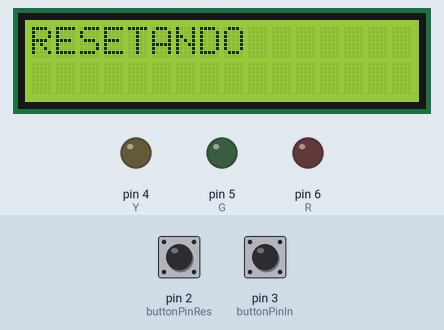
Recording of a sketch running on a simulated Arduino Uno, built with avr-gcc and run on an emulated ATmega328P. On the bench: 16×2 character LCD, output pins drawn as LEDs (lit = HIGH). Inputs (shaded band) come from the test bench; at power-on: pin 3 (buttonPinIn) HIGH, pin 2 (buttonPinRes) HIGH. What the sketch prints to the serial monitor is not drawn.

Above: at 0.1 s.
1.3 s: pin 3 (buttonPinIn) pulled LOW for 3.2 s
7.6 s: pin 2 (buttonPinRes) pulled LOW for 0.9 s
At 10.4 s:
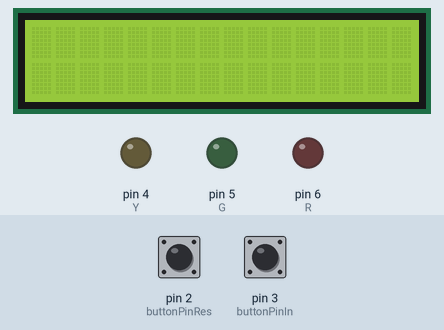
At 11.8 s:
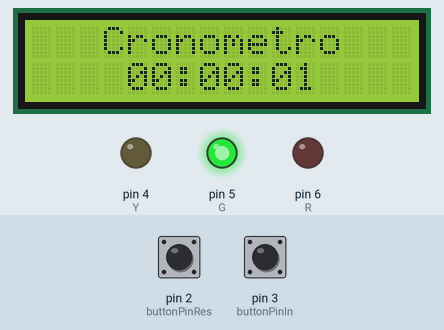
Timing chart, 0 to 26.3 s (numbered marks = the images above; inputs shaded):
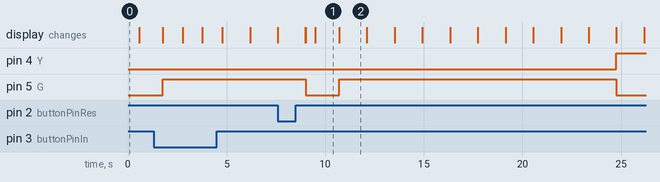

Measured:
- after the input at 7.6 s, pin 4 (Y): LOW → HIGH after 17.2 s instead of 7.0 s; pin 5 (G): HIGH → LOW after 1.4 s instead of 7.0 s; the display: first differs from a run without the input after 1.4 s (image 1 shows a later state)
- what the display in image 1 shows lasts 1.2 s, from 9.5 s to 10.7 s

The sketch:

AB2_new.ino
```cpp
#include <LiquidCrystal.h>

// Inicializa o LCD com os pinos RS, RW, Enable e D4-D7
LiquidCrystal lcd(12, 11, 10, 9, 8, 7);  // rs, enable, d1, d2, d3, d4
int estadoButtonIn;
int estadoButtonRes;
int buttonPinIn = 3;
int buttonPinRes = 2;
int ultimoEstadoButtonRes = LOW; // Armazena o último estado do botão

int Y = 4;
int G = 5;
int R = 6;


bool parado = true; // Indica se o contador está parado
bool rodando = false;

int horas = 0;
int minutos = 0;
int segundos = 0;

void setup() {
  Serial.begin(9600);
  lcd.begin(16, 2);  // Inicializa o LCD com 16 colunas e 2 linhas
  pinMode(buttonPinIn, INPUT);
  pinMode(buttonPinRes, INPUT);
  pinMode(G,OUTPUT);
  pinMode(Y,OUTPUT);
  pinMode(R,OUTPUT);
  if (minutos > 1){
    digitalWrite(Y, HIGH);
  }
}

void loop() {
  estadoButtonIn = digitalRead(buttonPinIn);
  estadoButtonRes = digitalRead(buttonPinRes);

  Serial.print(estadoButtonRes);
  Serial.print(estadoButtonIn);

  // Leitura do botão de reinício
  if (estadoButtonRes == HIGH && ultimoEstadoButtonRes == LOW) {
    // Reinicia o cronômetro
    lcd.clear();
    lcd.print("RESETANDO");
    horas = 0;
    minutos = 0;
    segundos = 0;

    digitalWrite(Y, LOW);
    digitalWrite(G, LOW);
    digitalWrite(R, LOW);
    delay(500);
    lcd.clear();
    parado = true;
    rodando = false;

  }
  ultimoEstadoButtonRes = estadoButtonRes; // Atualiza o último estado do botão

  // Alterna entre iniciar e parar
  if (estadoButtonIn == HIGH) {

    if (rodando == false){
    rodando = true;
    parado = false;
    } else if (rodando == true){
      rodando = false;
      parado = true;
    }
    delay(200);  // Atraso para evitar múltiplas leituras do botão
  }

  // Se o cronômetro não estiver parado, incrementa o tempo
  if (rodando) {
    delay(1000);  // Atraso de 1 segundo
    segundos++;

    // Atualiza minutos e horas se necessário
    if (segundos >= 60) {
      segundos = 0;
      minutos++;
    }
    if (minutos >= 60) {
      minutos = 0;
      horas++;
    }
  }

  if (segundos <= 10 && segundos > 0){
    digitalWrite(G, HIGH);
    digitalWrite(Y, LOW);
    digitalWrite(R, LOW);
  }else if (segundos > 10 && segundos < 20){
    digitalWrite(G, LOW);
    digitalWrite(Y, HIGH);
    digitalWrite(R, LOW);
  }else if(segundos > 20){
    digitalWrite(G, LOW);
    digitalWrite(Y, LOW);
    digitalWrite(R, HIGH);
  }
    // Exibe no LCD
    lcd.setCursor(3, 0);
    lcd.print("Cronometro");
    lcd.setCursor(4, 1);

    if (horas < 10) {
      lcd.print("0");
      lcd.print(horas);
    } else {
      lcd.print(horas);
    }
    lcd.print(":");
    if (minutos < 10) {
      lcd.print("0");
      lcd.print(minutos);
    } else {
      lcd.print(minutos);
    }
    lcd.print(":");
    if (segundos < 10) {
      lcd.print("0");
      lcd.print(segundos);
    } else {
      lcd.print(segundos);
    }
}
```
